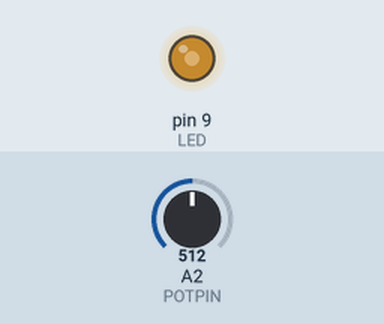
Recording of a sketch running on a simulated Arduino Uno, built with avr-gcc and run on an emulated ATmega328P. On the bench: output pins drawn as LEDs (lit = HIGH). The inputs (shaded band) are chosen by the test bench; at power-on: A2 (POTPIN) = 512.

Above: at 1.2 s.
1.3 s: A2 (POTPIN) set to 716
At 1.9 s:
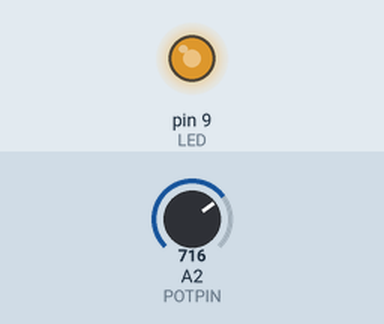
2.8 s: A2 (POTPIN) set to 900
At 4.0 s:
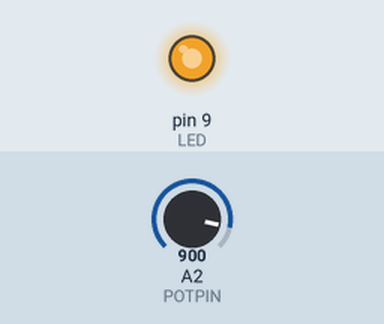
4.3 s: A2 (POTPIN) set to 122
At 5.4 s:
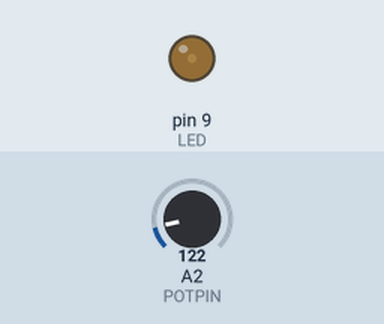
5.8 s: A2 (POTPIN) set to 0
At 6.5 s:
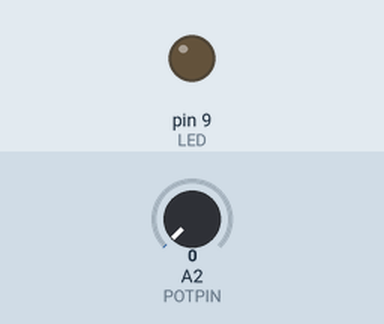
7.3 s: A2 (POTPIN) set to 511
At 7.7 s:
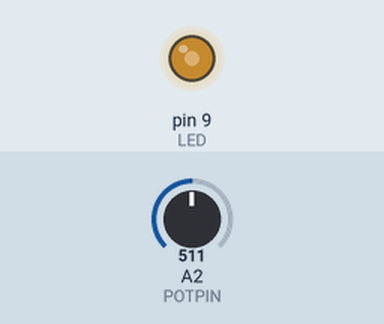
Timing chart, 0 to 9.8 s (numbered marks = the images above; inputs shaded):
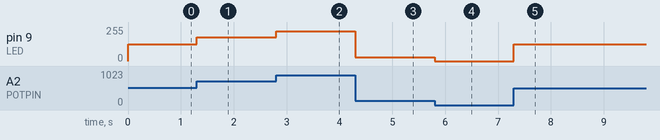

The sketch:

fading-led-with-potentiometer.ino
```cpp
#define POTPIN 2
#define LED 9
int val = 0;

void setup() {
  pinMode(LED, OUTPUT);
}

void loop() {
  val = analogRead(POTPIN);
  val = map(val, 0, 1023, 0, 255);
  analogWrite(LED, val);
}
```

Measured:
- after the input at 1.3 s, pin 9 (LED): 127/255 → 178/255 at once
- after the input at 2.8 s, pin 9 (LED): 178/255 → 224/255 at once
- after the input at 4.3 s, pin 9 (LED): 224/255 → 30/255 at once
- after the input at 5.8 s, pin 9 (LED): 30/255 → 0/255 at once
- after the input at 7.3 s, pin 9 (LED): 0/255 → 127/255 at once
